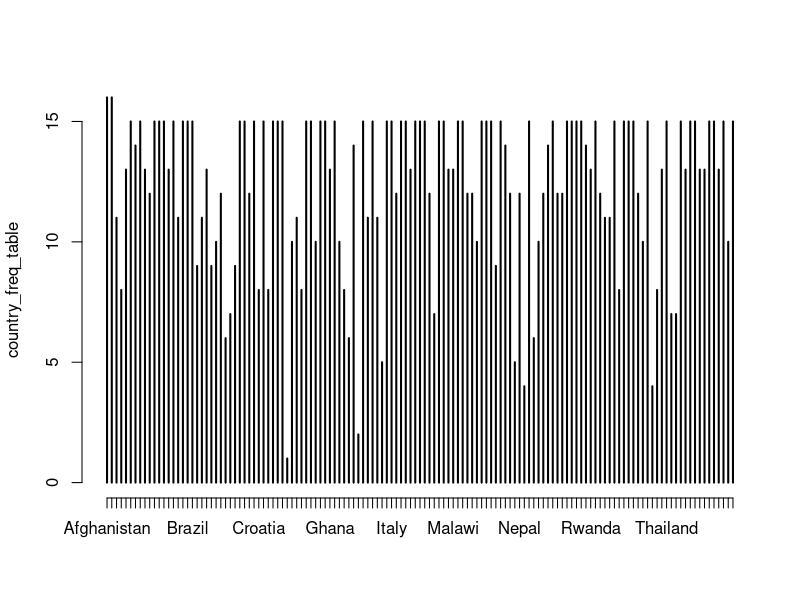
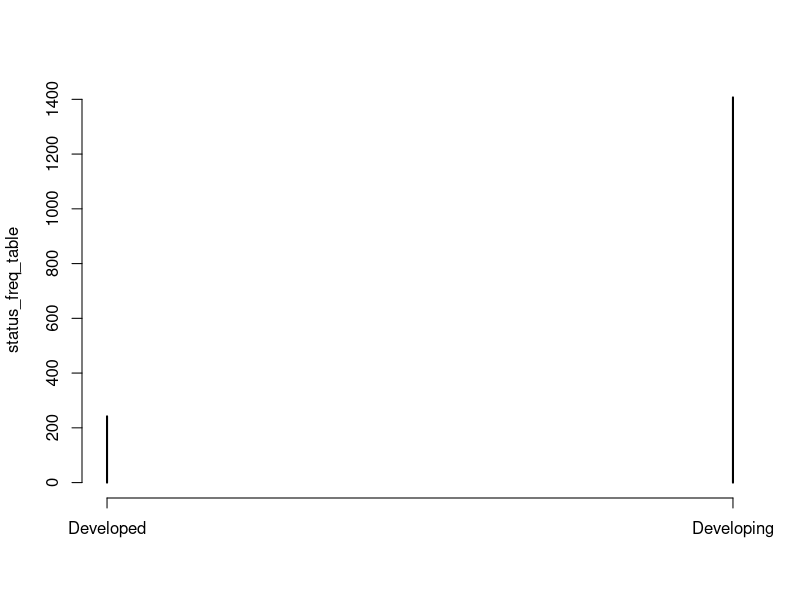
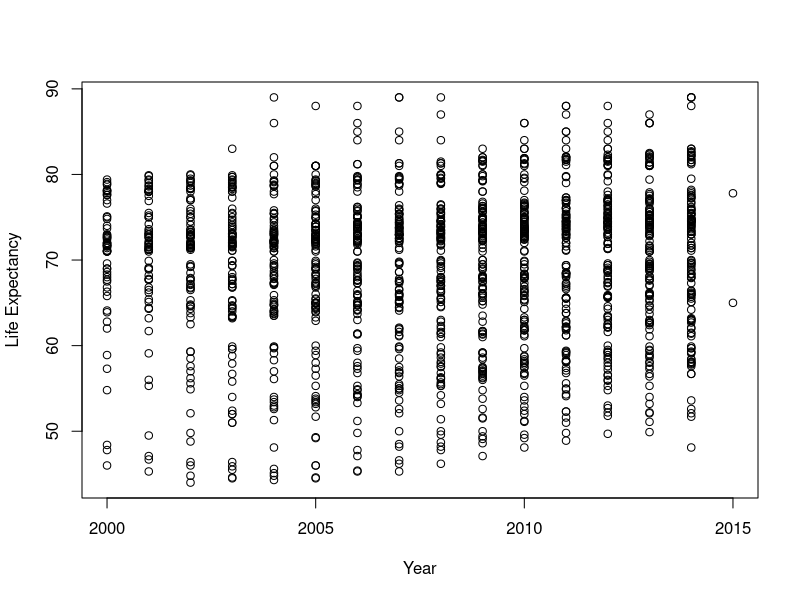
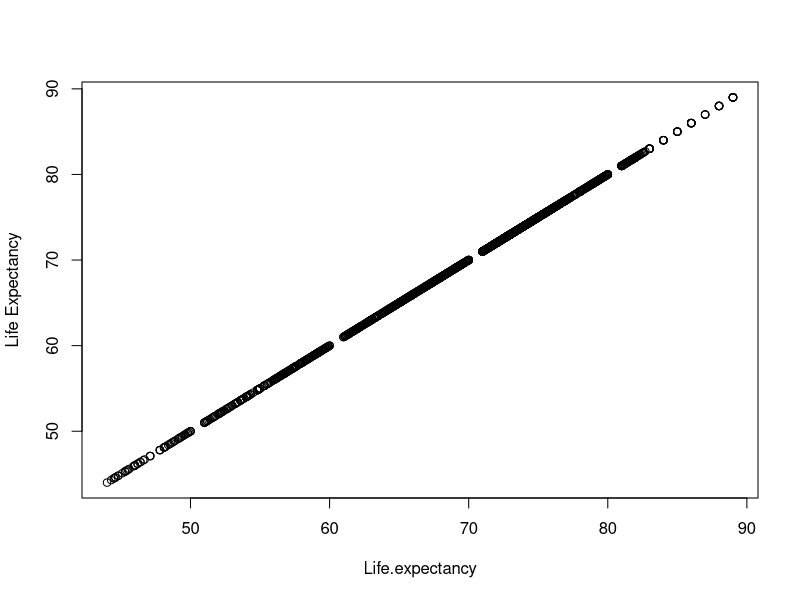
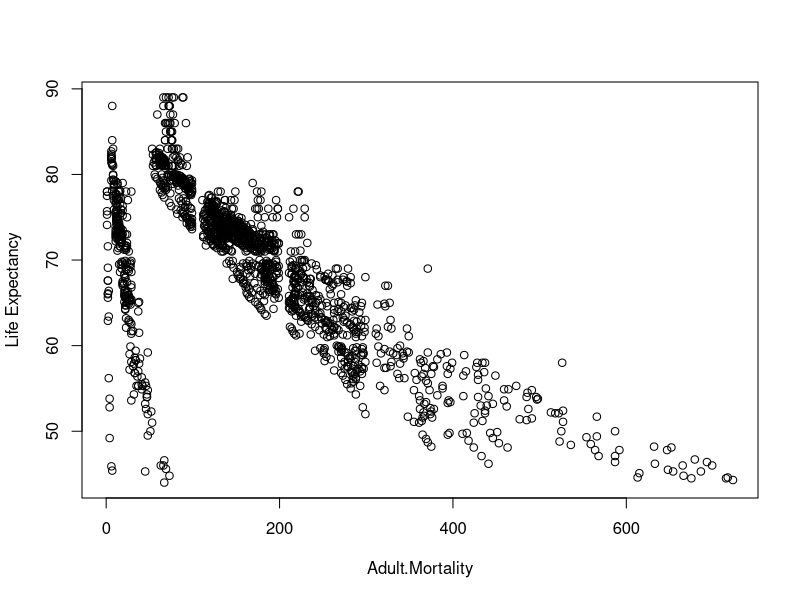
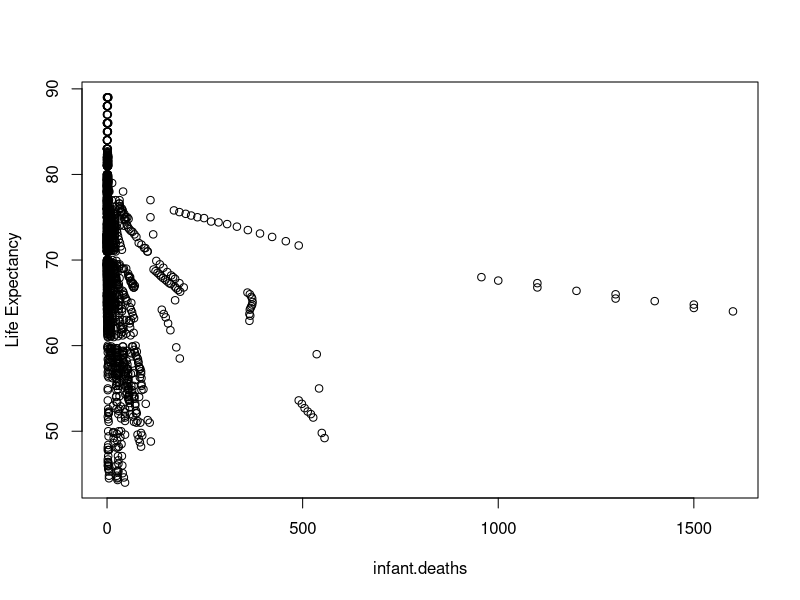
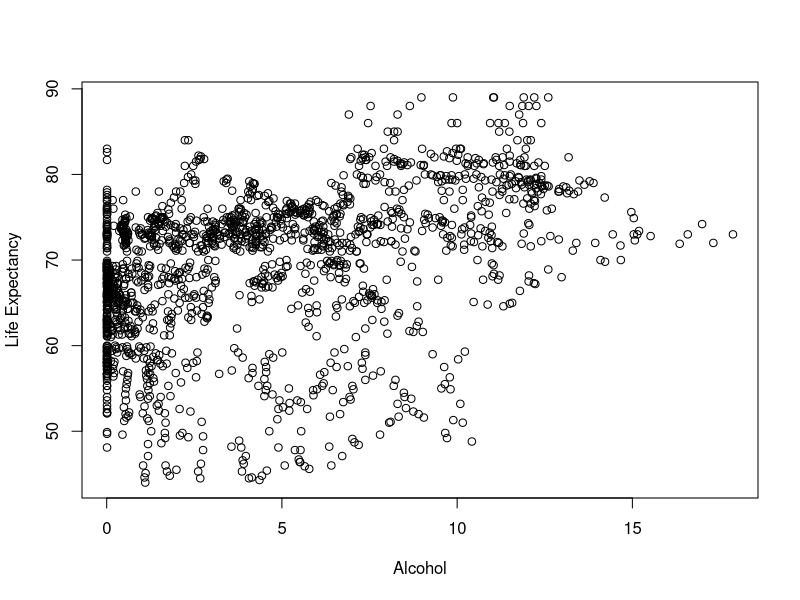
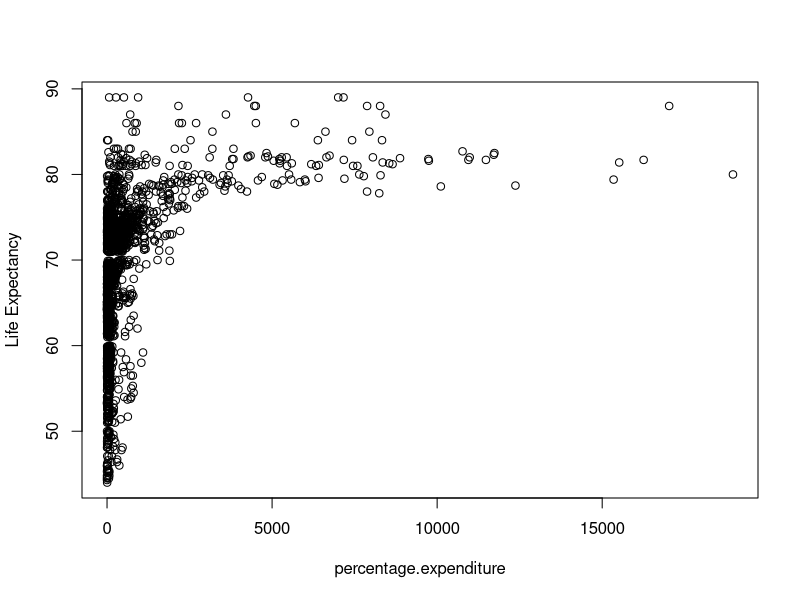

These figures' R source, in order:
## ---- chunk 1
df.raw <- read.csv('Life Expectancy Data.csv')
df.raw <- na.omit(df.raw)
df <- df.raw
## ---- chunk 2
## countries
country_freq_table <- table(df$Country)
plot(country_freq_table)
## ---- chunk 3
## status
status_freq_table <- table(df$Status)
plot(status_freq_table)
## ---- chunk 4
(numeric.cols <- df[, sapply(df, is.numeric)])
## ---- chunk 5
lapply(names(numeric.cols), function(column_name) {
  plot(numeric.cols[[column_name]],
       numeric.cols$Life.expectancy,
       xlab = column_name,
       ylab = "Life Expectancy")
})
## ---- chunk 6
lapply(names(numeric.cols), function(column_name) {
  par(mfrow=c(1, 2))
  
  lm.preTransform <- lm(
    numeric.cols$Life.expectancy ~ numeric.cols[[column_name]]
  )
  
  lm.postTransform <- lm(
    numeric.cols$Life.expectancy ~ log1p(numeric.cols[[column_name]])
  )
  
  lm.preTrans.pval <- summary(lm.preTransform)$coefficients[,4]
  lm.postTrans.pval <- summary(lm.postTransform)$coefficients[,4]
  
  plot(numeric.cols[[column_name]],
       numeric.cols$Life.expectancy,
       xlab = column_name,
       ylab = "Life Expectancy",
       main = lm.preTrans.pval
       )
  plot(log1p(numeric.cols[[column_name]]),
     numeric.cols$Life.expectancy,
     xlab = cat("log(",column_name,")"),
     ylab = "Life Expectancy",
     main = lm.postTrans.pval
  )
})
## ---- chunk 7
# Identify outliers with the 1.5 * IQR rule
is_outlier <- function(x) {
  q <- quantile(x, probs = c(0.25, 0.75), na.rm = TRUE)
  iqr <- IQR(x, na.rm = TRUE)
  x < (q[1] - 1.5 * iqr) | x > (q[2] + 1.5 * iqr)
}

numeric_cols <- sapply(df, is.numeric)
outlier_rows <- apply(sapply(df[, numeric_cols], is_outlier), 1, any)

cat("Rows before removing outliers:", nrow(df), "\n")
cat("Rows with outliers removed:", sum(outlier_rows), "\n")
df <- df[!outlier_rows, ]
cat("Rows remaining:", nrow(df), "\n")
